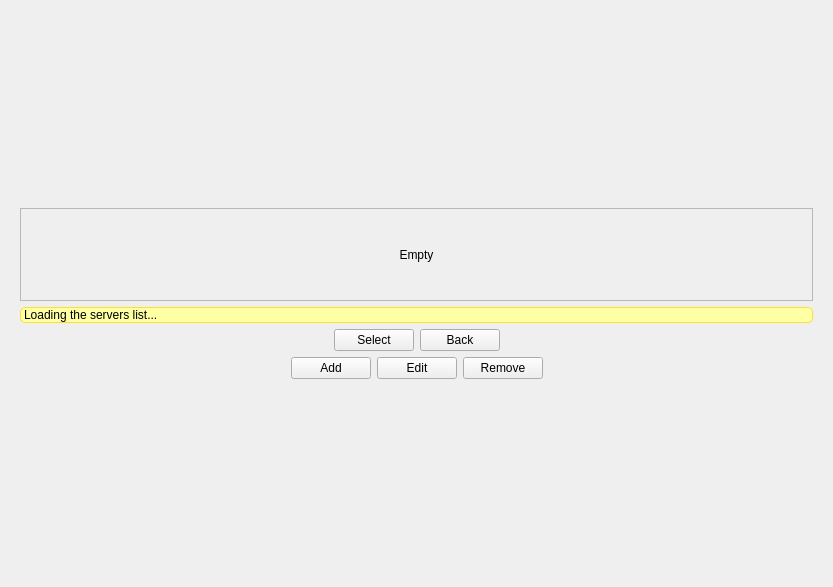
<?xml version="1.0" encoding="UTF-8"?>
<ui version="4.0">
 <class>Multi</class>
 <widget class="QWidget" name="Multi">
  <property name="geometry">
   <rect>
    <x>0</x>
    <y>0</y>
    <width>833</width>
    <height>587</height>
   </rect>
  </property>
  <property name="windowTitle">
   <string>Form</string>
  </property>
  <layout class="QVBoxLayout" name="verticalLayout_2">
   <item>
    <spacer name="verticalSpacer">
     <property name="orientation">
      <enum>Qt::Vertical</enum>
     </property>
     <property name="sizeHint" stdset="0">
      <size>
       <width>20</width>
       <height>183</height>
      </size>
     </property>
    </spacer>
   </item>
   <item>
    <widget class="QWidget" name="widget" native="true">
     <layout class="QVBoxLayout" name="verticalLayout">
      <item>
       <widget class="QScrollArea" name="scrollArea">
        <property name="widgetResizable">
         <bool>true</bool>
        </property>
        <widget class="QWidget" name="scrollAreaWidgetContentsServer">
         <property name="geometry">
          <rect>
           <x>0</x>
           <y>0</y>
           <width>795</width>
           <height>80</height>
          </rect>
         </property>
         <layout class="QVBoxLayout" name="verticalLayout_5">
          <item>
           <widget class="QWidget" name="serverWidget" native="true">
            <layout class="QVBoxLayout" name="verticalLayout_3">
             <item>
              <widget class="QLabel" name="serverEmpty">
               <property name="text">
                <string>Empty</string>
               </property>
               <property name="alignment">
                <set>Qt::AlignCenter</set>
               </property>
              </widget>
             </item>
            </layout>
           </widget>
          </item>
         </layout>
        </widget>
       </widget>
      </item>
      <item>
       <widget class="QLabel" name="warning">
        <property name="styleSheet">
         <string notr="true">background-color: rgb(255, 255, 163);
border: 1px solid rgb(255, 221, 50);
border-radius:5px;
color: rgb(0, 0, 0);</string>
        </property>
        <property name="text">
         <string>Loading the servers list...</string>
        </property>
       </widget>
      </item>
      <item>
       <layout class="QHBoxLayout" name="horizontalLayout">
        <item>
         <spacer name="horizontalSpacer">
          <property name="orientation">
           <enum>Qt::Horizontal</enum>
          </property>
          <property name="sizeHint" stdset="0">
           <size>
            <width>40</width>
            <height>20</height>
           </size>
          </property>
         </spacer>
        </item>
        <item>
         <widget class="QPushButton" name="server_select">
          <property name="text">
           <string>Select</string>
          </property>
         </widget>
        </item>
        <item>
         <widget class="QPushButton" name="back">
          <property name="text">
           <string>Back</string>
          </property>
         </widget>
        </item>
        <item>
         <spacer name="horizontalSpacer_2">
          <property name="orientation">
           <enum>Qt::Horizontal</enum>
          </property>
          <property name="sizeHint" stdset="0">
           <size>
            <width>40</width>
            <height>20</height>
           </size>
          </property>
         </spacer>
        </item>
       </layout>
      </item>
      <item>
       <layout class="QHBoxLayout" name="horizontalLayout_2">
        <item>
         <spacer name="horizontalSpacer_3">
          <property name="orientation">
           <enum>Qt::Horizontal</enum>
          </property>
          <property name="sizeHint" stdset="0">
           <size>
            <width>40</width>
            <height>20</height>
           </size>
          </property>
         </spacer>
        </item>
        <item>
         <widget class="QPushButton" name="server_add">
          <property name="text">
           <string>Add</string>
          </property>
         </widget>
        </item>
        <item>
         <widget class="QPushButton" name="server_edit">
          <property name="text">
           <string>Edit</string>
          </property>
         </widget>
        </item>
        <item>
         <widget class="QPushButton" name="server_remove">
          <property name="text">
           <string>Remove</string>
          </property>
         </widget>
        </item>
        <item>
         <spacer name="horizontalSpacer_4">
          <property name="orientation">
           <enum>Qt::Horizontal</enum>
          </property>
          <property name="sizeHint" stdset="0">
           <size>
            <width>40</width>
            <height>20</height>
           </size>
          </property>
         </spacer>
        </item>
       </layout>
      </item>
     </layout>
    </widget>
   </item>
   <item>
    <spacer name="verticalSpacer_2">
     <property name="orientation">
      <enum>Qt::Vertical</enum>
     </property>
     <property name="sizeHint" stdset="0">
      <size>
       <width>20</width>
       <height>183</height>
      </size>
     </property>
    </spacer>
   </item>
  </layout>
 </widget>
 <resources/>
 <connections/>
</ui>
